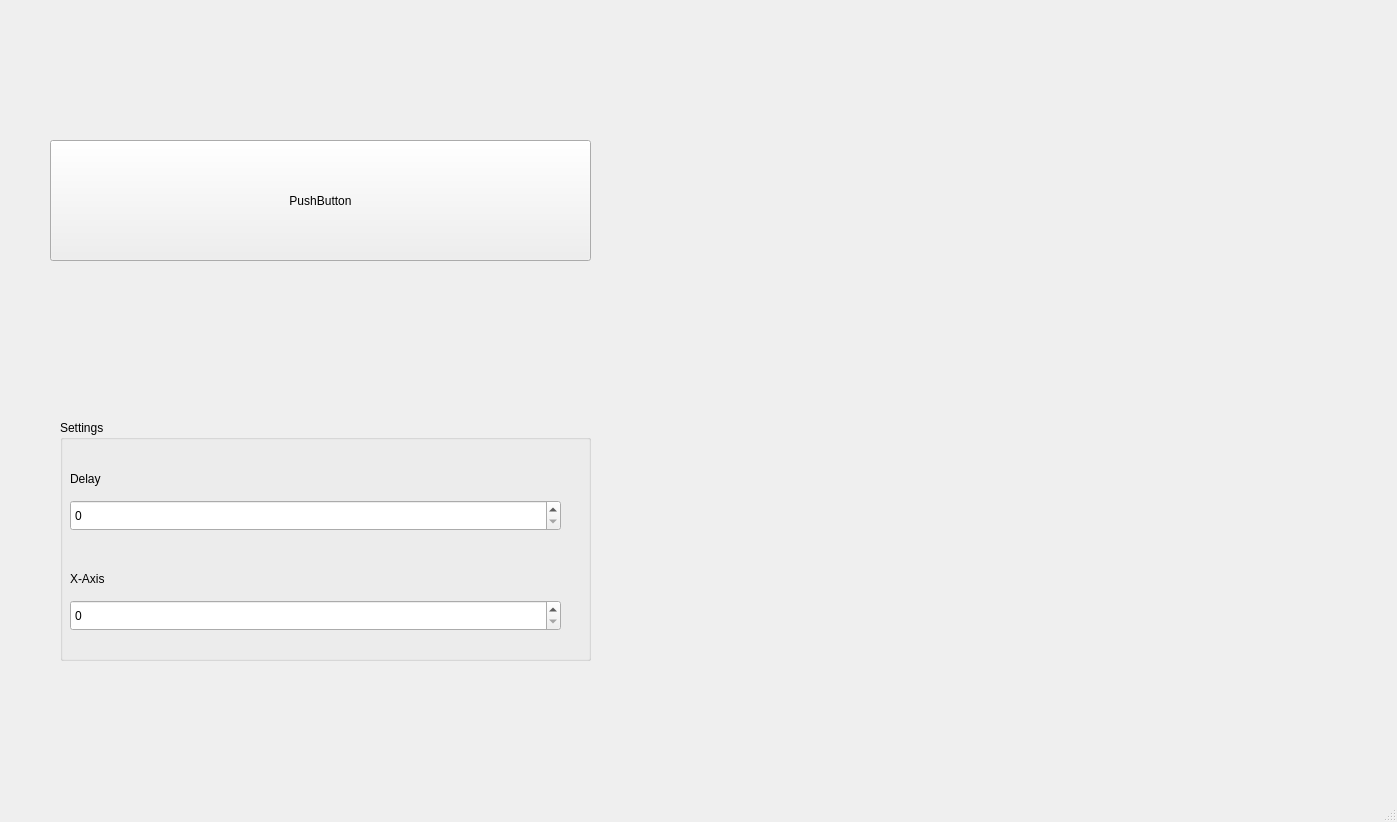
<?xml version="1.0" encoding="UTF-8"?>
<ui version="4.0">
 <class>MainWindow</class>
 <widget class="QMainWindow" name="MainWindow">
  <property name="geometry">
   <rect>
    <x>0</x>
    <y>0</y>
    <width>1397</width>
    <height>822</height>
   </rect>
  </property>
  <property name="windowTitle">
   <string>MainWindow</string>
  </property>
  <widget class="QWidget" name="centralwidget">
   <widget class="QGroupBox" name="groupBox">
    <property name="geometry">
     <rect>
      <x>60</x>
      <y>420</y>
      <width>531</width>
      <height>241</height>
     </rect>
    </property>
    <property name="title">
     <string>Settings</string>
    </property>
    <widget class="QSpinBox" name="spinBox">
     <property name="geometry">
      <rect>
       <x>10</x>
       <y>180</y>
       <width>491</width>
       <height>31</height>
      </rect>
     </property>
    </widget>
    <widget class="QSpinBox" name="spinBox_2">
     <property name="geometry">
      <rect>
       <x>10</x>
       <y>80</y>
       <width>491</width>
       <height>31</height>
      </rect>
     </property>
    </widget>
    <widget class="QLabel" name="label">
     <property name="geometry">
      <rect>
       <x>10</x>
       <y>50</y>
       <width>131</width>
       <height>17</height>
      </rect>
     </property>
     <property name="text">
      <string>Delay</string>
     </property>
    </widget>
    <widget class="QLabel" name="label_2">
     <property name="geometry">
      <rect>
       <x>10</x>
       <y>150</y>
       <width>67</width>
       <height>17</height>
      </rect>
     </property>
     <property name="text">
      <string>X-Axis</string>
     </property>
    </widget>
   </widget>
   <widget class="QPushButton" name="pushButton">
    <property name="geometry">
     <rect>
      <x>50</x>
      <y>140</y>
      <width>541</width>
      <height>121</height>
     </rect>
    </property>
    <property name="text">
     <string>PushButton</string>
    </property>
   </widget>
   <widget class="mplwidget" name="widget" native="true">
    <property name="geometry">
     <rect>
      <x>630</x>
      <y>80</y>
      <width>701</width>
      <height>601</height>
     </rect>
    </property>
   </widget>
  </widget>
  <widget class="QMenuBar" name="menubar">
   <property name="geometry">
    <rect>
     <x>0</x>
     <y>0</y>
     <width>1397</width>
     <height>22</height>
    </rect>
   </property>
  </widget>
  <widget class="QStatusBar" name="statusbar"/>
 </widget>
 <customwidgets>
  <customwidget>
   <class>mplwidget</class>
   <extends>QWidget</extends>
   <header>mplwidget.h</header>
   <container>1</container>
  </customwidget>
 </customwidgets>
 <resources/>
 <connections/>
</ui>
